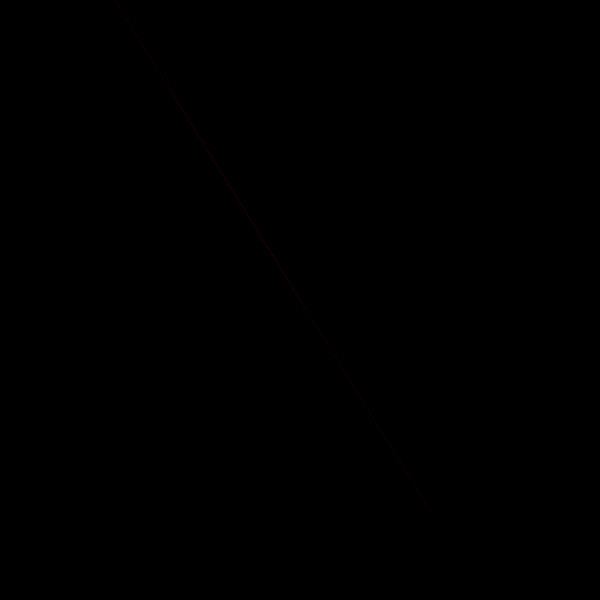
Frame 1 (no input)
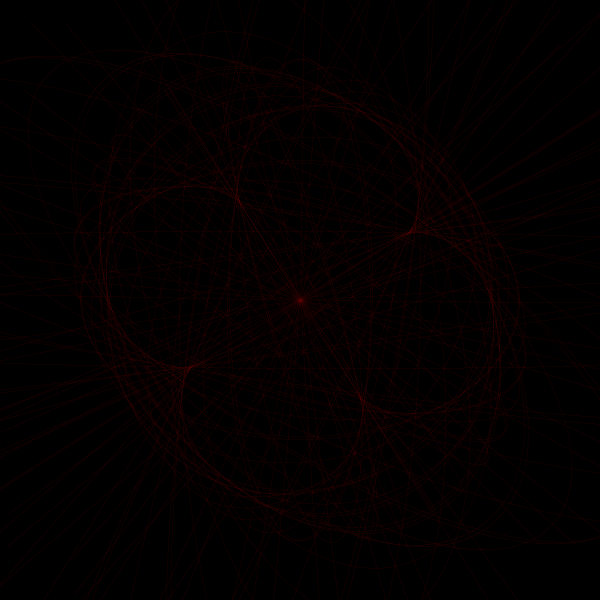
Frame 60 (the mouse pressed at the canvas centre just before this capture)
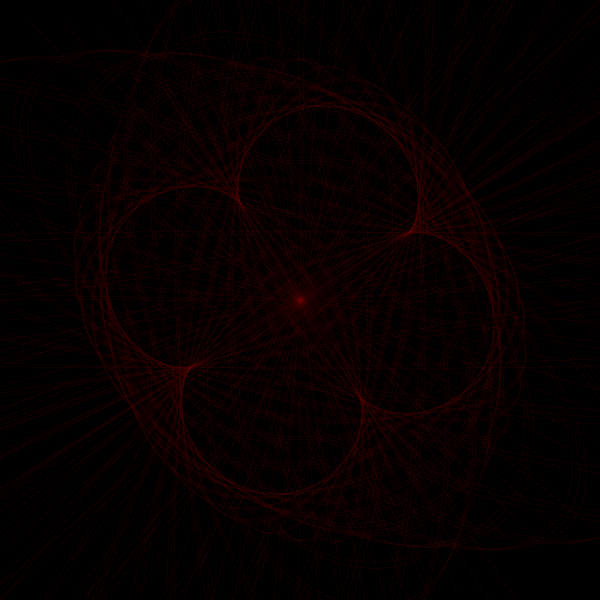
Frame 120 (the mouse held since frame 60 and released just before this capture)

The Processing sketch that drew these frames (run headless with seeded random() and noise(); from frame 60 on, the mouse is pressed at the canvas centre):

// Processing sketch: processing_167725
// ── processing_167725.pde



float x, y;
float angle = 0; 
float r = 400;
float diff = 1; 
float a, b;

void setup() {
  size(600, 600);
  background(0);

}

void draw() {

  noFill(); 

  a = 500*cos(angle);
  b = 500*tan(angle);
  x = r * cos(angle); 
  y = r * sin(angle);

  strokeWeight(0.1); 
  stroke(120,0, 0); 

  translate(width/2, height/2); 
  rotate(r); 

  ellipse(0, 0, a, b);
 // ellipse(x, 0, x, 50);
  line( 0, 0, x, y); 

  angle = angle +0.5;
  r = r - diff;

  if ( r == 0 || r == 400) { 
    diff =  diff * -1;
  }
}
